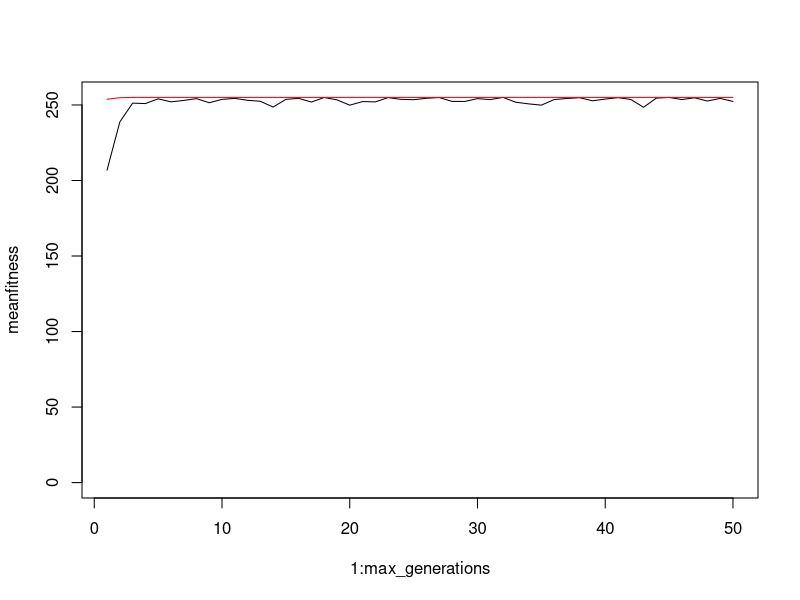

The R script that drew this image:
# exercise written 14 August 2006 by Anders Brodin translated into R by John Waller 2016. Further revised in 2018-20 by Jörgen Ripa

# Main variables:
pop_size <- 50            # popsize is number of chromosomes in the population
gene_number <- 8         # gene number is number of genes in each chromosome, should be one in these simple tasks
max_generations <- 50    # number of iterations
num_breeed <- 20          # out of the 50 chromosomes (= possible solutions) the 20 best are allowed to reproduce 

# genetic operators
mutation_rate <- 0.01    # how large percentage of the genes experience mutations
mutation_free <- 10      # number of top ranked individuals that should be saved from mutation



# Define Functions

Create_pop <- function(pop_size,gene_number) {    # This function creates a random population of pop_size chromosomes
  
  Genes <- matrix(nrow=pop_size, ncol=gene_number)
  for(ind in 1:pop_size) {              # For each individual:
    for(gene_index in 1:gene_number) {      # For each gene in the chromosome
      if(runif(1) < 0.5) {                   # fill genes with either 0 or 1
        Genes[ind,gene_index] <- 0            
      } else {                        
        Genes[ind,gene_index] <- 1           
      }
    }
  }
  fitness <- rep(NA,pop_size)
  # pop is a list, a structured variable with information about the population:
  pop <- list(size=pop_size, L=gene_number, Genes=Genes, fitness=fitness)
  return(pop) 
}

# Function to calculate fitness for each individual:
Evaluate_fitness <- function(pop) {
  for(ind in 1:pop$size) {
    # Calculate the binary number corresponding to the chromosome of ones and zeros:
    Binary_Value <- 0;
    for(gene_index in gene_number:1) {
      if(pop$Genes[ind,gene_index] == 1) {
        Binary_Value <- Binary_Value + 2^(gene_number - gene_index)
      }
    }
    pop$fitness[ind] <- Binary_Value
  }
  return(pop)
}

# Sort the population by fitness:
Sort <- function(pop) {
  # Find order of decreasing fitness:
  new_order <- order(pop$fitness, decreasing=TRUE)
  # Next, rearrange the population gene matrix and fitness vector:
  pop$Genes <- pop$Genes[new_order,]
  pop$fitness <- pop$fitness[new_order]
  return(pop)
}

# Let individuals with the highest fitness reproduce:
Reproduce <- function(pop,num_breeed) {
  # The population reproduces in pairs, in fitness order
  # First individuals 1 and 2 mate, next individuals 3 and 4, and so on
  # Each pair produces 2 offspring, corresponding to two chromosomes after crossover
  # Offspring replace the parent population from the bottom of the list.
  offspring_pos <- pop$size # where to put the offspring, starting from bottom
  for(parent1 in seq(1,num_breeed,by=2)) {
    parent2 <- parent1 + 1
    # crossover locus:
    crossover <- sample.int(gene_number,1) # Sample one random number between 1 and 8
    # Use crossover to choose what part of the chromosome to pass to which offspring
    for(gene_index in 1:pop$L) {
      if(gene_index <= crossover) {
        pop$Genes[offspring_pos,gene_index] <- pop$Genes[parent1,gene_index]
        pop$Genes[offspring_pos-1,gene_index] <- pop$Genes[parent2,gene_index]
      } else {
        pop$Genes[offspring_pos,gene_index] <- pop$Genes[parent2,gene_index]
        pop$Genes[offspring_pos-1,gene_index] <- pop$Genes[parent1,gene_index]
      }
    }
    offspring_pos <- offspring_pos - 2
  }
  return(pop)
}

# Mutate the whole population, accept the top fitness individuals
Mutate <- function(pop, mutation_free, mutation_rate) {
  for(ind in (mutation_free+1):pop$size) {
    for(gene_index in 1 : pop$L) {
      if(runif(1) <= mutation_rate) { # Sample random number between 0 and 1 following std distribution
        if(pop$Genes[ind,gene_index] == 0) { # if number is below mutation_rate, mutate at the current position
          pop$Genes[ind,gene_index] <- 1
        } else {
          pop$Genes[ind,gene_index] <- 0
        }
      }
    }
  }
  return(pop)
}

##############################
# Main program starts here

pop <- Create_pop(pop_size,gene_number)  # calls function that generates random chromosomes
pop <- Evaluate_fitness(pop)   # calculate fitness for all individuals
pop <- Sort(pop) # Sort according to fitness

# main loop over all of our functions

meantopfitness <- c(0,max_generations) # empty vectors to store results
meanfitness <- c(0,max_generations)

for(generation in 1:max_generations) {  
  pop <- Reproduce(pop,num_breeed)
  pop <- Mutate(pop, mutation_free, mutation_rate)
  pop <- Evaluate_fitness(pop)   # give back altered population with fitness
  pop <- Sort(pop)
  
  # save statistics:
  meantopfitness[generation] <- mean(pop$fitness[1:5])
  meanfitness[generation] <- mean(pop$fitness)
}

cat("generation:",max_generations,"\n")
cat("mean top fitness:",meantopfitness[max_generations],"\n")
cat("mean fitness",meanfitness[max_generations],"\n")

# plot results
plot(1:max_generations, meanfitness, ylim=c(0,max(meantopfitness)),type="l")
lines( 1:max_generations, meantopfitness, col="red")


